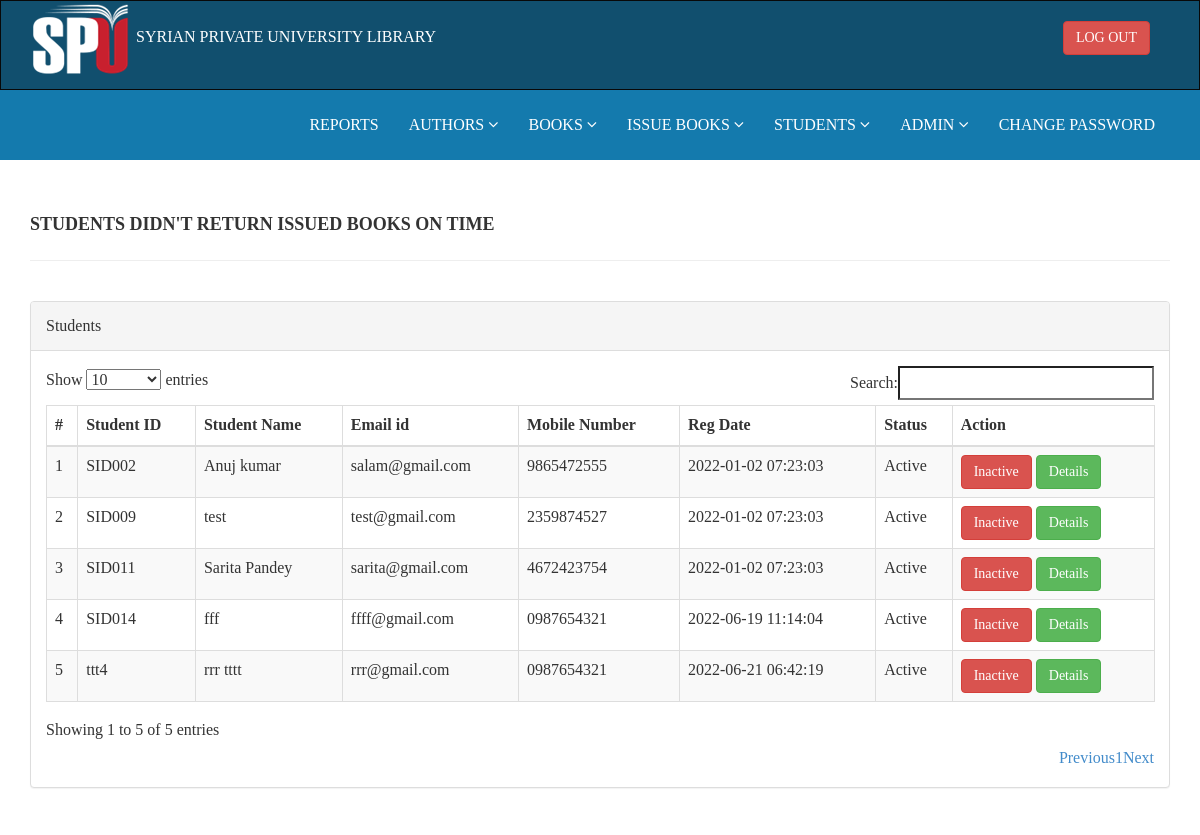
/admin/students-notreturn.php (signed in), run on the app's committed database.
### tables this page shows
CREATE TABLE `tblissuedbookdetails` (
  `id` int(11) NOT NULL,
  `BookId` int(11) DEFAULT NULL,
  `StudentID` varchar(150) DEFAULT NULL,
  `IssuesDate` timestamp NULL DEFAULT current_timestamp(),
  `due_date` timestamp NULL DEFAULT NULL,
  `ReturnDate` timestamp NULL DEFAULT NULL ON UPDATE current_timestamp(),
  `RetrunStatus` int(1) DEFAULT NULL,
  `fine` int(11) DEFAULT NULL
);

CREATE TABLE `tblstudents` (
  `id` int(11) NOT NULL,
  `StudentId` varchar(100) DEFAULT NULL,
  `FullName` varchar(120) DEFAULT NULL,
  `EmailId` varchar(120) DEFAULT NULL,
  `MobileNumber` char(11) DEFAULT NULL,
  `Password` varchar(120) DEFAULT NULL,
  `Status` int(1) DEFAULT NULL,
  `RegDate` timestamp NULL DEFAULT current_timestamp(),
  `UpdationDate` timestamp NULL DEFAULT NULL ON UPDATE current_timestamp()
);

### admin/students-notreturn.php (the view, shortened to what this page needs)
<?php
include('includes/config.php');
if (strlen($_SESSION['alogin']) == 0) {
    header('location:index.php');
} else {
?>
    <!DOCTYPE html>
    <html xmlns="http://www.w3.org/1999/xhtml">
    <head>
        <link href="assets/css/bootstrap.css" rel="stylesheet" />
        <link href="assets/css/font-awesome.css" rel="stylesheet" />
        <link href="assets/js/dataTables/dataTables.bootstrap.css" rel="stylesheet" />
        <link href="assets/css/style.css" rel="stylesheet" />
    </head>
    <body>
        <?php include('includes/header.php'); ?>
        <div class="content-wrapper">
            <div class="container">
                <div class="row pad-botm">
                    <div class="col-md-12">
                        <h4 class="header-line">STUDENTS DIDN'T RETURN ISSUED BOOKS on time</h4>
                    </div>
                </div>
                <div class="row">
                    <div class="col-md-12">
                        <div class="panel panel-default">
                            <div class="panel-heading">
                                Students
                            </div>
                            <div class="panel-body">
                                <div class="table-responsive">
                                    <table class="table table-striped table-bordered table-hover" id="dataTables-example">
                                        <thead>
                                            <tr>
                                                <th>#</th>
                                                <th>Student ID</th>
                                                <th>Student Name</th>
                                                <th>Email id </th>
                                                <th>Mobile Number</th>
                                                <th>Reg Date</th>
                                                <th>Status</th>
                                                <th>Action</th>
                                            </tr>
                                        </thead>
                                        <tbody>
                                            <?php
                                            $date = date("Y-m-d h:i:sa");
                                            $sql = " SELECT tblstudents.StudentId,tblstudents.FullName, tblstudents.EmailId,
                                            tblstudents.MobileNumber,tblstudents.RegDate,tblstudents.Status,tblstudents.id,
                                            tblissuedbookdetails.* FROM tblissuedbookdetails
                                                   LEFT JOIN tblstudents ON tblissuedbookdetails.StudentID = tblstudents.StudentId
                                                   where (tblissuedbookdetails.RetrunStatus='' || tblissuedbookdetails.RetrunStatus is null)
                                                   AND due_date <:date
                                                   GROUP BY tblstudents.StudentId, tblstudents.FullName";
                                            $query = $dbh->prepare($sql);
                                            $query->bindParam(':date', $date, PDO::PARAM_STR);
                                            $query->execute();
                                            $results = $query->fetchAll(PDO::FETCH_OBJ);
                                            $cnt = 1;
                                            if ($query->rowCount() > 0) {
                                                foreach ($results as $result) {               ?>
                                                    <tr class="odd gradeX">
                                                        <td class="center"><?php echo htmlentities($cnt); ?></td>
                                                        <td class="center"><?php echo htmlentities($result->StudentId); ?></td>
                                                        <td class="center"><?php echo htmlentities($result->FullName); ?></td>
                                                        <td class="center"><?php echo htmlentities($result->EmailId); ?></td>
                                                        <td class="center"><?php echo htmlentities($result->MobileNumber); ?></td>
                                                        <td class="center"><?php echo htmlentities($result->RegDate); ?></td>
                                                        <td class="center"><?php if ($result->Status == 1) {
                                                                                echo htmlentities("Active");
                                                                            } else {
                                                                                echo htmlentities("Blocked");
                                                                            }
                                                                            ?></td>
                                                        <td class="center">
                                                                <?php if ($result->Status == 1) { ?>
                                                                    <a href="reg-students.php?inid=<?php echo htmlentities($result->id); ?>" onclick="return confirm('Are you sure you want to block this student?');"> <button class="btn btn-danger"> Inactive</button>
                                                                    <?php } else { ?>
                                                                        <a href="reg-students.php?id=<?php echo htmlentities($result->id); ?>" onclick="return confirm('Are you sure you want to active this student?');"><button class="btn btn-primary"> Active</button>
                                                                        <?php } ?>
                                                                        <a href="student-history.php?stdid=<?php echo htmlentities($result->StudentId); ?>"><button class="btn btn-success"> Details</button>
                                                        </td>
                                                    </tr>
                                            <?php $cnt = $cnt + 1;
                                                }
                                            } ?>
                                        </tbody>
                                    </table>
                                </div>
                            </div>
                        </div>
                    </div>
                </div>
            </div>
        </div>
    </body>
    </html>
<?php } ?>

### admin/assets/css/style.css (style rules this page uses)
.content-wrapper { margin-top: 40px; min-height: 800px; padding-bottom: 90px; }
.header-line { font-weight: 900; padding-bottom: 25px; border-bottom: 1px solid #eeeeee; text-transform: uppercase; }
.pad-botm { padding-bottom: 30px; }

### data on the page
tblissuedbookdetails: tblstudents.StudentId "SID002", tblstudents.FullName "Anuj kumar", tblstudents.EmailId "salam@gmail.com", tblstudents.MobileNumber "9865472555", tblstudents.RegDate "2022-01-02 07:23:03"
tblissuedbookdetails: tblstudents.StudentId "SID009", tblstudents.FullName "test", tblstudents.EmailId "test@gmail.com", tblstudents.MobileNumber "2359874527", tblstudents.RegDate "2022-01-02 07:23:03"
tblissuedbookdetails: tblstudents.StudentId "SID011", tblstudents.FullName "Sarita Pandey", tblstudents.EmailId "sarita@gmail.com", tblstudents.MobileNumber "4672423754", tblstudents.RegDate "2022-01-02 07:23:03"
tblissuedbookdetails: tblstudents.StudentId "SID014", tblstudents.FullName "fff", tblstudents.EmailId "ffff@gmail.com", tblstudents.MobileNumber "0987654321", tblstudents.RegDate "2022-06-19 11:14:04"
tblissuedbookdetails: tblstudents.StudentId "ttt4", tblstudents.FullName "rrr tttt", tblstudents.EmailId "rrr@gmail.com", tblstudents.MobileNumber "0987654321", tblstudents.RegDate "2022-06-21 06:42:19"
